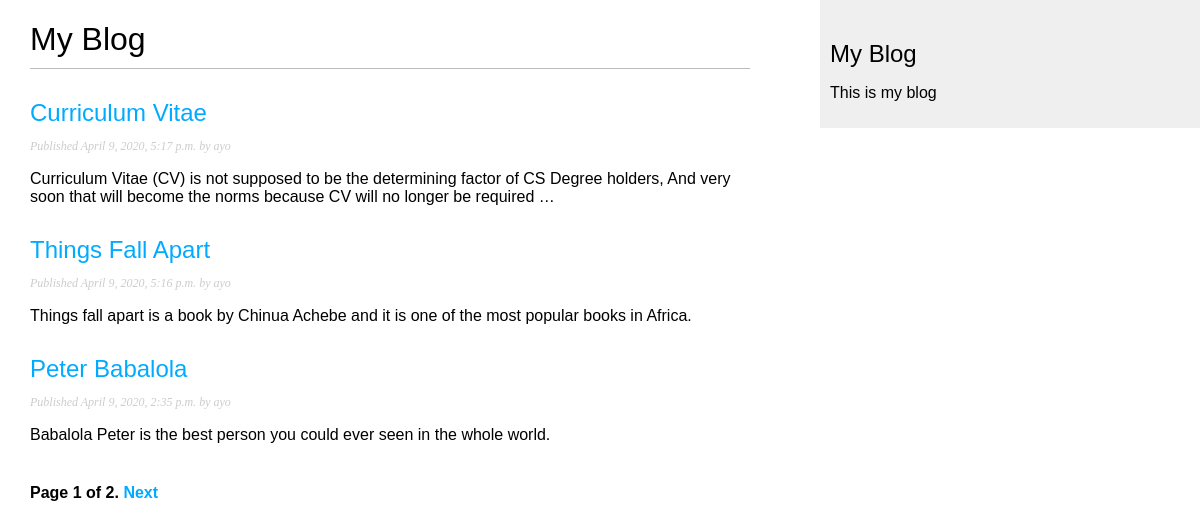
Screenshot of /blog/ with the database file from the repository.
### blog/models.py (models this page shows, shortened)
class Post(models.Model):
    STATUS_CHOICES = (
        ('draft', 'Draft'),
        ('published', 'Published'),
    )
    title = models.CharField(max_length=250)
    slug = models.SlugField(max_length=250,
                            unique_for_date='publish')
    author = models.ForeignKey(User,
                               on_delete=models.CASCADE,
                               related_name='blog_posts')
    body = models.TextField()
    publish = models.DateTimeField(default=timezone.now)
    created = models.DateTimeField(auto_now_add=True)
    updated = models.DateTimeField(auto_now=True)
    status = models.CharField(max_length=10,
                              choices=STATUS_CHOICES,
                              default='draft')
    class Meta:
        ordering = ('-publish',)
    objects = models.Manager()  # The default manager.
    published = PublishedManager()  # Our custom manager.
    def get_absolute_url(self):
        return reverse('blog:post_detail',
                       args=[self.publish.year,
                             self.publish.month,
                             self.publish.day, self.slug])

### blog/views.py (the view)
# urls.py: path('', views.PostListView.as_view(), name='post_list'),
class PostListView(ListView):
    queryset = Post.published.all()
    context_object_name = 'posts'
    paginate_by = 3
    template_name = 'blog/post/list.html'

### blog/templates/blog/post/list.html (shortened to what this page needs)
{% extends "blog/base.html" %}
{% block content %}
    <h1>My Blog</h1>
    {% for post in posts %}
        <h2>
            <a href="{{ post.get_absolute_url }}">
                {{ post.title }}
            </a>
        </h2>
        <p class="date">
            Published {{ post.publish }} by {{ post.author }}
        </p>
        {{ post.body|truncatewords:30|linebreaks }}
    {% endfor %}
    {% include "pagination.html" with page=page_obj %}
{% endblock %}

### blog/static/css/blog.css (style rules this page uses)
body { margin:0; padding:0; font-family:helvetica, sans-serif; }
a { color:#00abff; text-decoration:none; }
h1 { font-weight:normal; border-bottom:1px solid #bbb; padding:0 0 10px 0; }
h2 { font-weight:normal; margin:30px 0 0; }
p.date { color:#ccc; font-family: georgia, serif; font-size: 12px; font-style: italic; }

### rows the page displays
Post: title "Curriculum Vitae", publish "April 9, 2020, 5:17 p.m.", author "ayo", body "Curriculum Vitae (CV) is not supposed to be the determining factor of CS Degree holders, And very soon that will become the norms because CV will no longer be required …"
Post: title "Things Fall Apart", publish "April 9, 2020, 5:16 p.m.", author "ayo", body "Things fall apart is a book by Chinua Achebe and it is one of the most popular books in Africa."
Post: title "Peter Babalola", publish "April 9, 2020, 2:35 p.m.", author "ayo", body "Babalola Peter is the best person you could ever seen in the whole world."

### other values shown
{{ page.number }} "1"
{{ page.paginator.num_pages }} "2"
